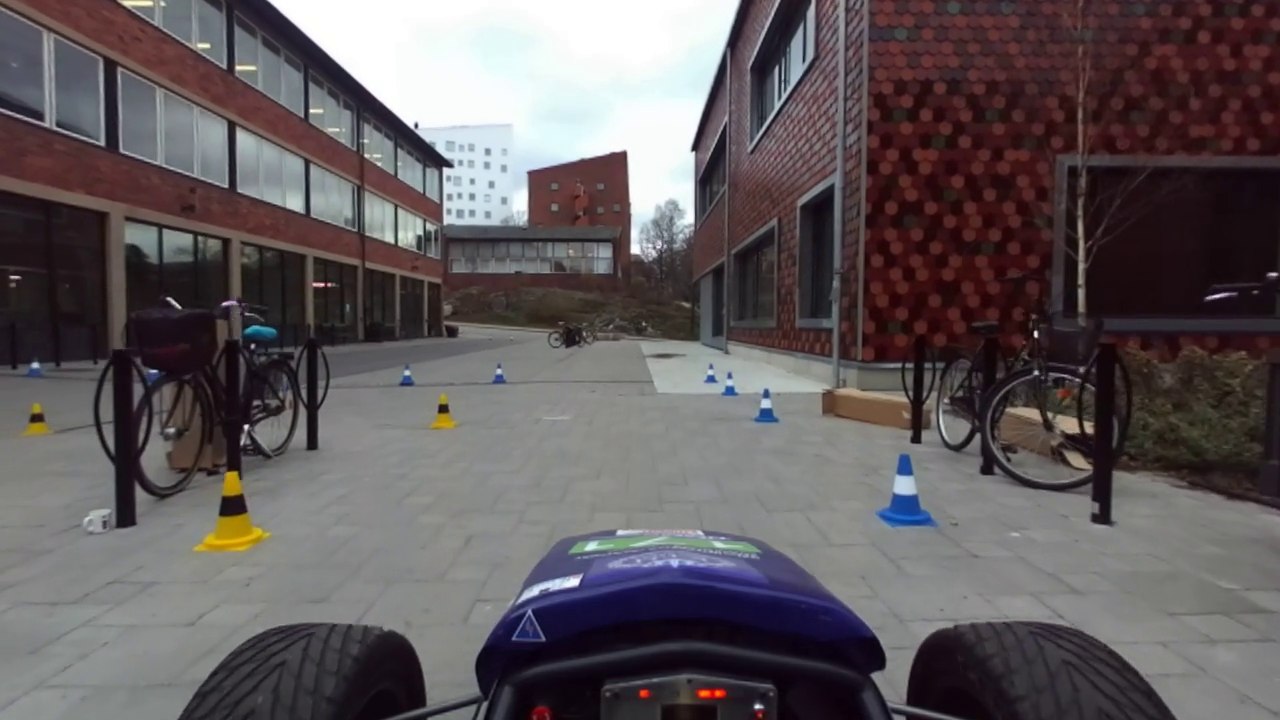
#> input picture images/1.png, 1280 x 720 px
$ python -i cone_segmentation.py   (imports and definitions only)
#> lines starting #> are read from the running program, lines starting #| are printed output that depends on the picture
#!/usr/bin/env python2.7
"""
    Attempt to detect cones with classical computer vision

    Corentin Chauvin-Hameau - KTH Formula Student 2019

    TODO:
    - Only do segmentation in the center of the image for middle stripe searching
    - Take into account the size of the cones with respect to the x coordinate
"""

import rospkg
import numpy as np
import cv2
from matplotlib import pyplot as plt
from matplotlib.patches import Rectangle
from time import time
from copy import deepcopy

# Tuning parameters
min_nbr_pixels = 50      # min nbr of pixels that a cone must have
max_nbr_pixels = 10000   # max nbr of pixels that a cone must have
min_cluster_ratio = 0.4  # min width/height that a cluster must have
max_cluster_ratio = 2.0  # max width/height that a cluster must have
lim_cluster_ratio = 1.0  # below this, top of the cone ; above, base of the cone
min_box_ratio = 0.3      # min width/height that a box must have
max_box_ratio = 1.5      # max width/height that a box must have
group_percent = 0.3      # percentage of lateral deviation between top and base of cone to group it
center_percent = 0.3     # threshold to consider a cluster to be in the center of the box
gaussian_size = 2        # size of the kernel for gaussian blur
bottom_ratio = 0.7       # ratio of the image to be kept in the vertical axis (only the bottom of the image is processed) (1.0=keep everything)

blue_min = (100, 100, 100)
blue_max = (140, 255, 255)
yellow_min = (10, 80, 200)
yellow_max = (25, 255, 255)

white_min = (0, 0, 200)
white_max = (255, 30, 255)
black_min = (0, 0, 0)
black_max = (50, 255, 180)

invert = True
gaussian_blur = False
hist_equalisation = False
verbose = False
save_video = True
save_image = True


# [261 lines left out: functions is_base_cone, is_top_cone, find_bouding_boxes, plot_results, generate_output, not called in this run]


def preprocess(img):
    """ Preprocess image to enhance detection
    """

    global blue_min, blue_max, yellow_min, yellow_max

    if invert:
        img = cv2.bitwise_not(img)

    if hist_equalisation:
        img_yuv = cv2.cvtColor(img, cv2.COLOR_BGR2YUV)
        img_yuv[:,:,0] = cv2.equalizeHist(img_yuv[:,:,0])
        img = cv2.cvtColor(img_yuv, cv2.COLOR_YUV2BGR)

    if gaussian_blur:
        n = gaussian_size
        kernel = np.ones((n, n), np.float32) / n**2
        img = cv2.filter2D(img, -1, kernel)

    return img


# [66 lines not run here, left out]

>>> import cv2
>>> picture = cv2.imread('../images/1.png')
#> picture is the input picture: shape (720, 1280, 3); mean B, G, R 92, 89.6, 96.9
>>> result = preprocess(picture)
#> in preprocess, `img = cv2.bitwise_not(img)`:
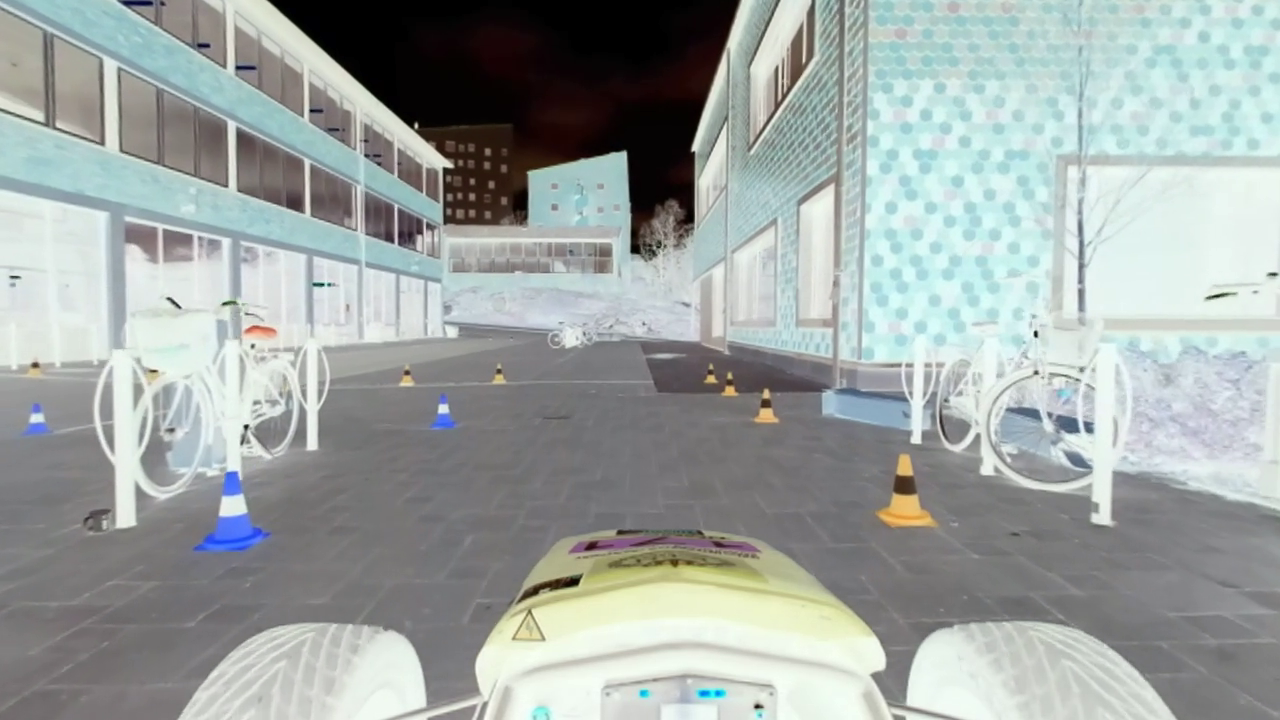
#> img: shape (720, 1280, 3); mean of channels 0, 1, 2 163, 165.4, 158.1; drawn as B, G, R

$ run again, on images/2.png
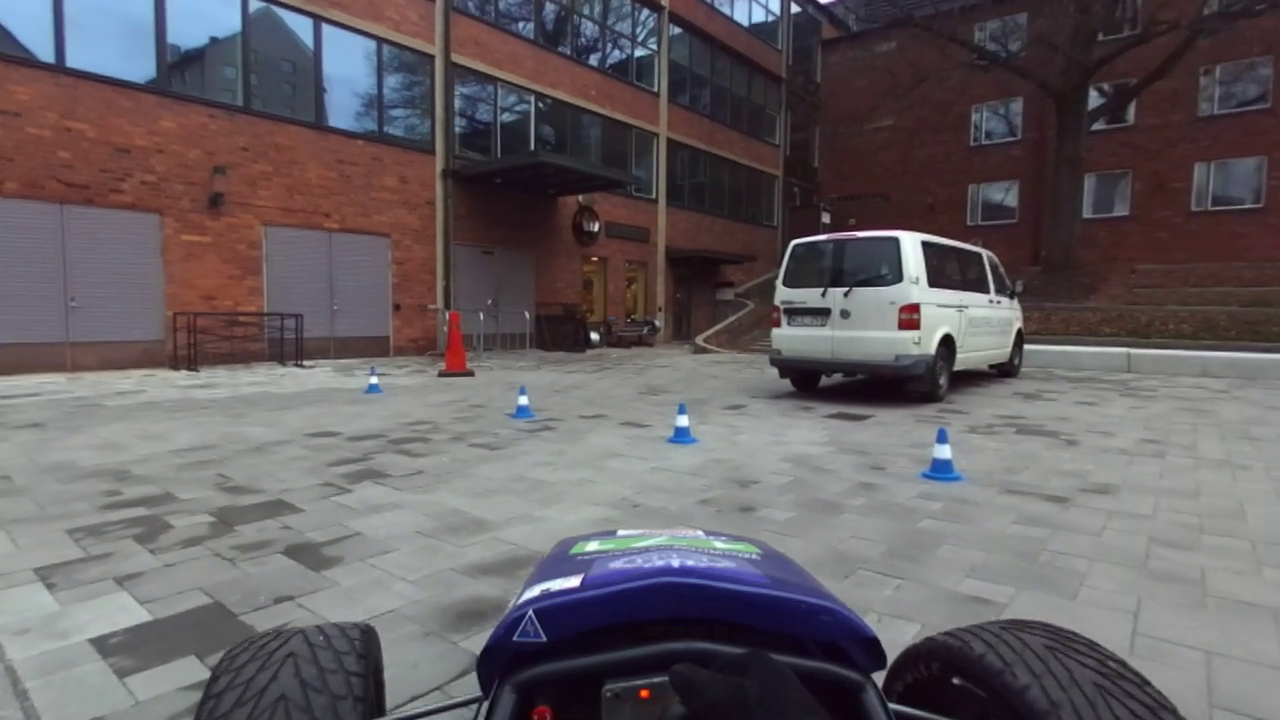
#> input picture images/2.png, 1280 x 720 px
#> picture is the input picture: shape (720, 1280, 3); mean B, G, R 98.6, 94.8, 101.6
#> in preprocess, `img = cv2.bitwise_not(img)`:
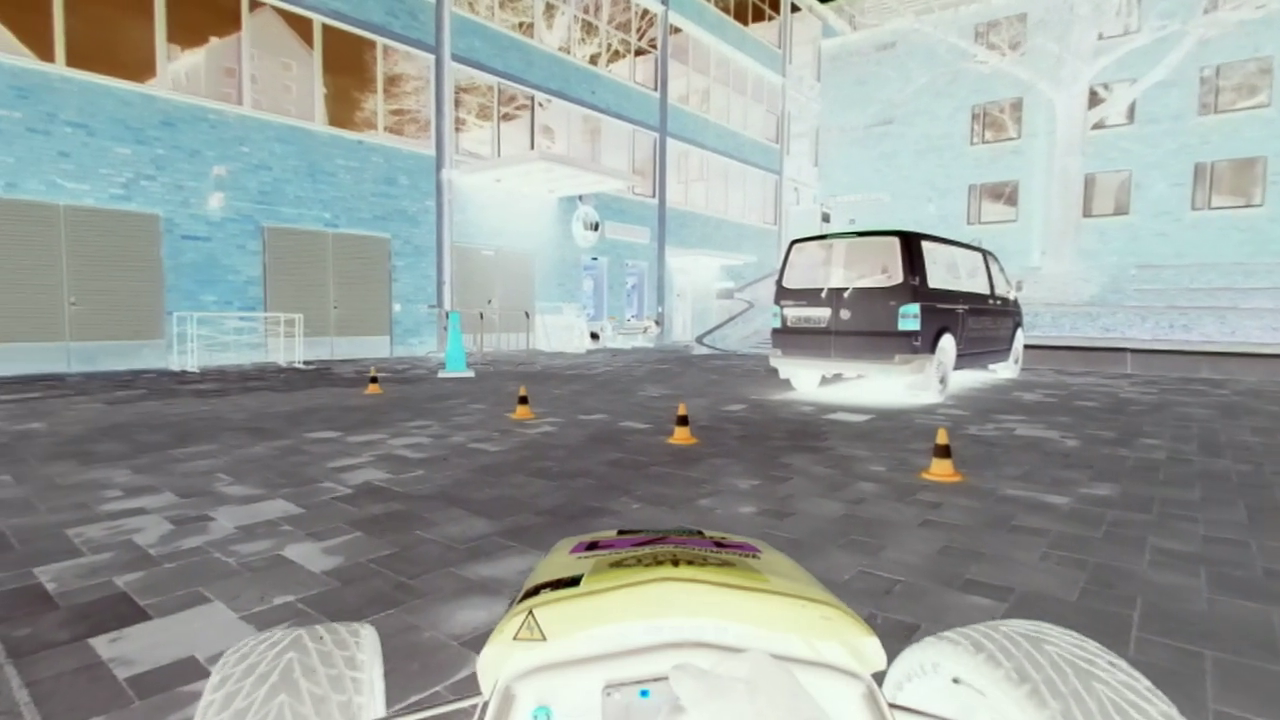
#> img: shape (720, 1280, 3); mean of channels 0, 1, 2 156.4, 160.2, 153.4; drawn as B, G, R

$ run again, on images/3.png
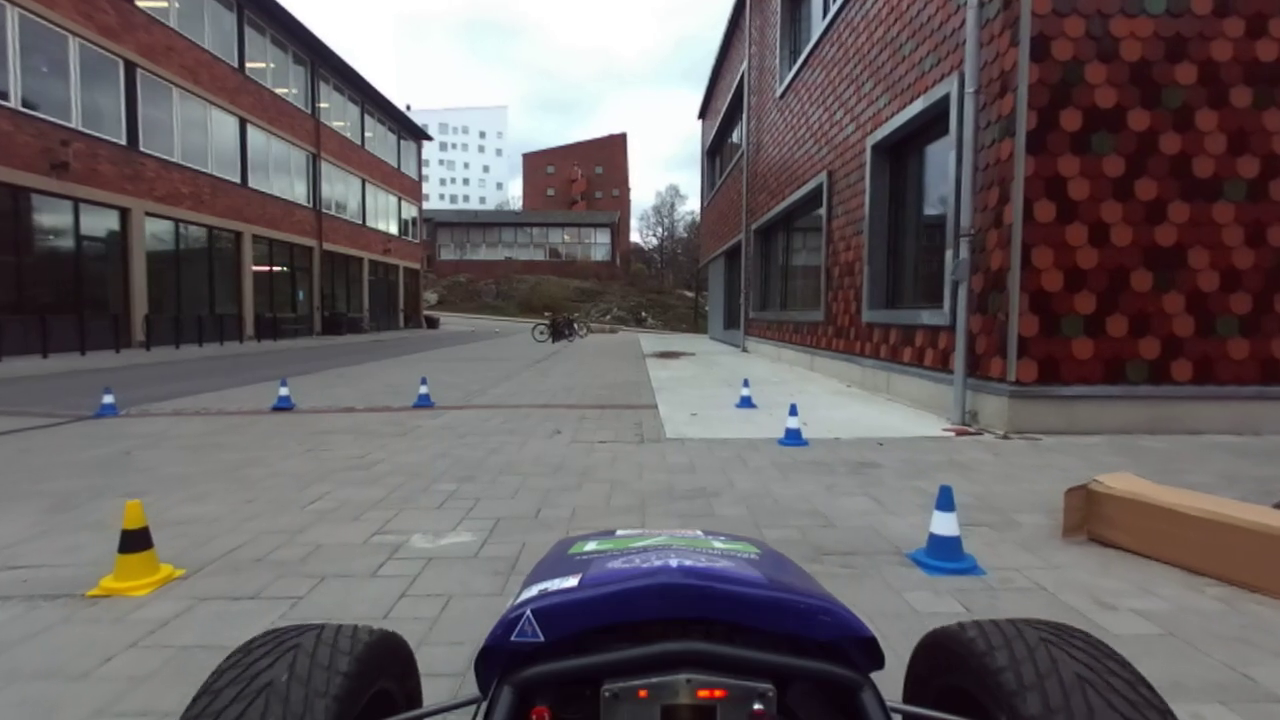
#> input picture images/3.png, 1280 x 720 px
#> picture is the input picture: shape (720, 1280, 3); mean B, G, R 97.7, 95.6, 103
#> in preprocess, `img = cv2.bitwise_not(img)`:
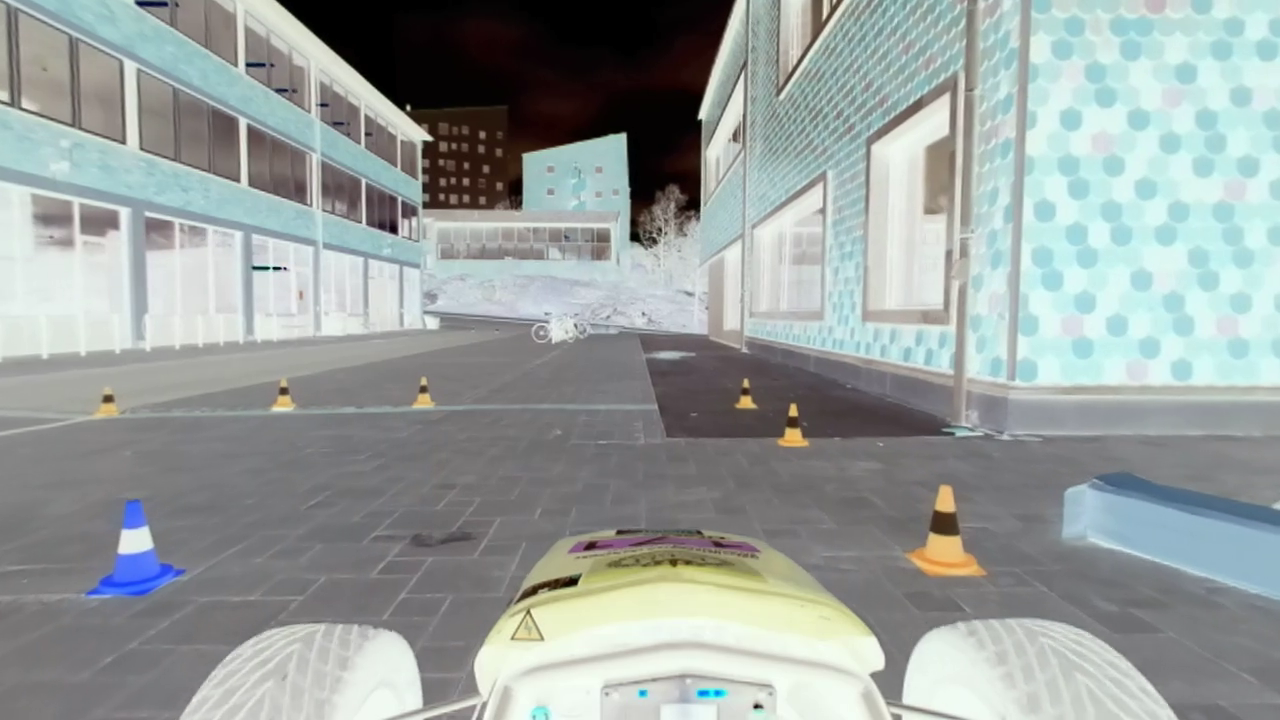
#> img: shape (720, 1280, 3); mean of channels 0, 1, 2 157.3, 159.4, 152; drawn as B, G, R

$ run again, on images/4.png
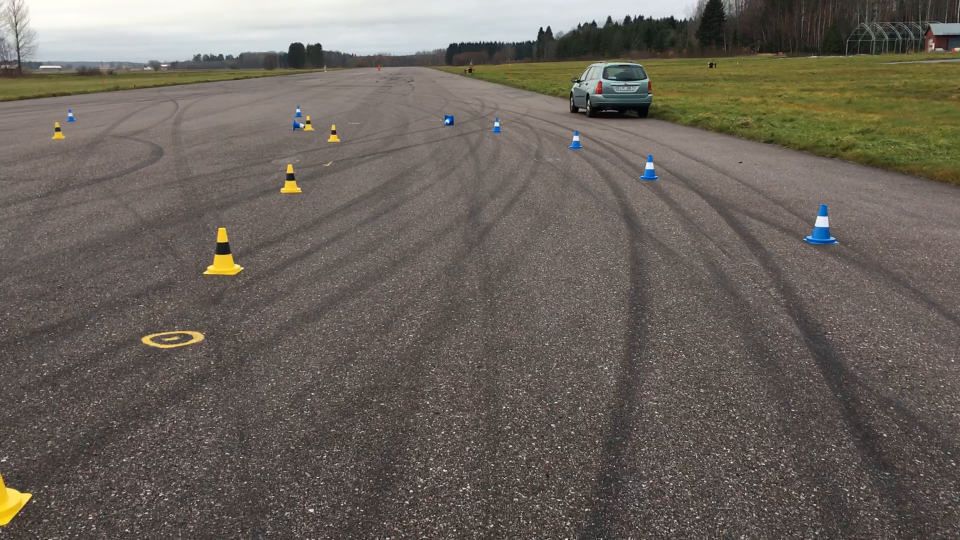
#> input picture images/4.png, 1920 x 1080 px (shown at 1/2 size)
#> picture is the input picture: shape (1080, 1920, 3); mean B, G, R 91, 98.4, 105.1
#> in preprocess, `img = cv2.bitwise_not(img)`:
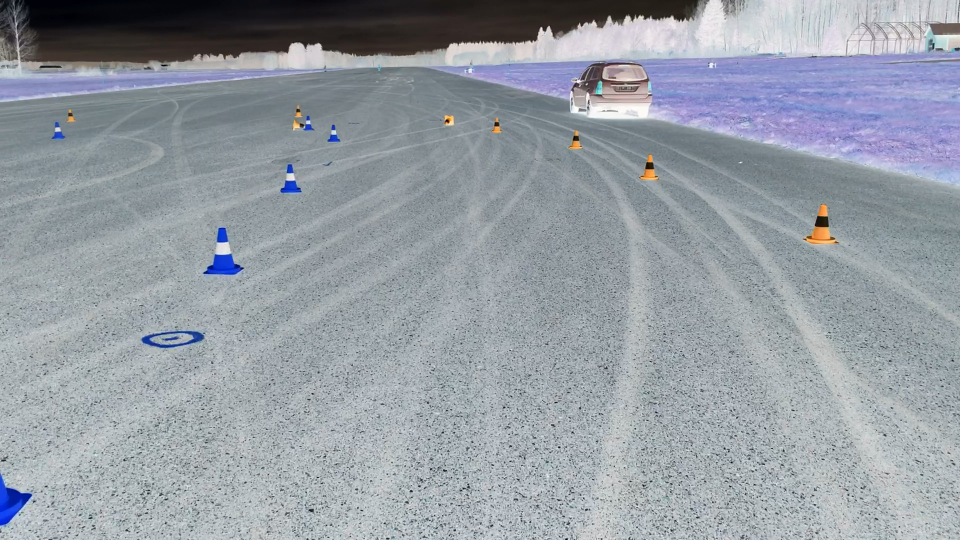
#> img: shape (1080, 1920, 3) (shown at 1/2 size); mean of channels 0, 1, 2 164, 156.6, 149.9; drawn as B, G, R
